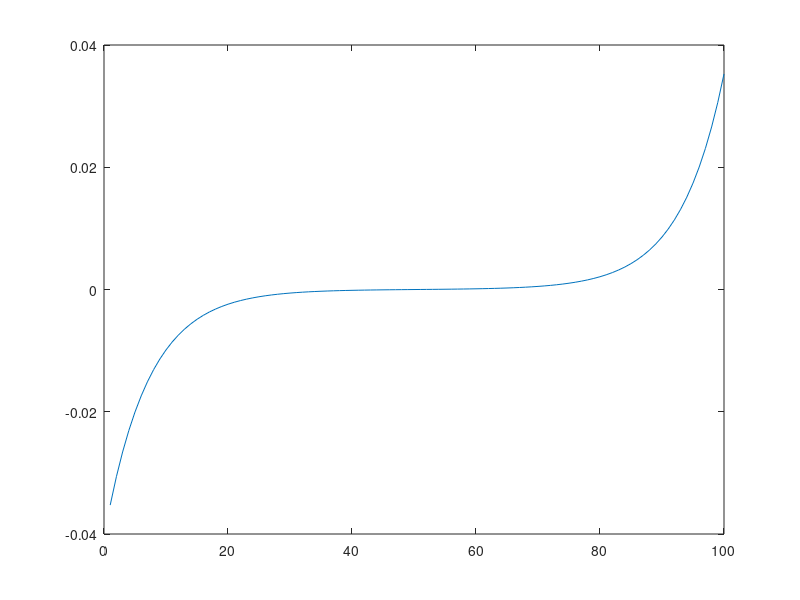

Reproduce this figure in MATLAB.
%trial space constant code

N=100;
dx=1/N;
A=-diag(2*ones(N,1)) + diag(ones(N-1,1),1) + diag(ones(N-1,1),-1);
A(1,2) = 2;
A(N,N-1) = 2;

R = zeros(N,1);
R(1) = 1;
R(N) = -1;
A=A*N-diag(2*ones(N,1));
vs=A\R;
figure(1)
plot(vs)
